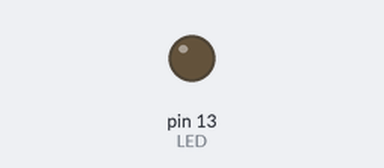
The sketch below on a simulated Arduino Uno, built with avr-gcc and run on an emulated ATmega328P. Shown: output pins drawn as LEDs (lit = HIGH). What the sketch prints to the serial monitor is not drawn.

Above: at 0.4 s.
Timing chart, 0 to 1.9 s (numbered marks = the images above):
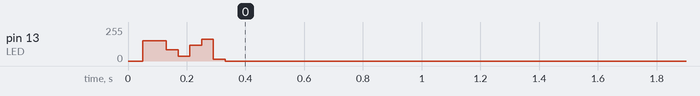

Measured:
- by itself, pin 13 (LED): 152/255 → 0/255 at 0.13 s

The sketch:

week13.ino
```cpp
#include <Arduino.h>

#define segment_size 1024 //size of each number segment
#define target_primes 2000 //goal


uint16_t basePrimes[64];
uint8_t baseCount = 0; //how many small primes were found
uint8_t segment[(segment_size / 8) + 1];  //bit array for one segment

static inline void setComposite(uint16_t idx) {
    segment[idx >> 3] |= (1 << (idx & 7)); //set bit to 1 (marking as composite)
}

static inline uint8_t isComposite(uint16_t idx) {
    return segment[idx >> 3] & (1 << (idx & 7)); //return 1 if the bit is composite
}

void generateBasePrimes(void) {
    uint8_t small[200];
    for (uint16_t i = 2; i < 200; i++) small[i] = 1; //setting all as prime
    for (uint16_t p = 2; p * p < 200; p++)
        if (small[p])
            for (uint16_t m = p * p; m < 200; m += p)
                small[m] = 0; //not prime
    for (uint16_t i = 2; i < 200; i++) //marking pultiples as not prime
        if (small[i])
            basePrimes[baseCount++] = i; //storing primes
}

void setup() {
    Serial.begin(115200); //fast serial for accurate timing
    while (!Serial); // Wait for serial

    DDRB |= (1 << PB5); //setting PB5 pin13 LED as output

    generateBasePrimes(); //precomputing small primes

    Serial.println("Starting prime search for 2000 primes...");

    unsigned long startTime = micros();  // Start timing

    uint16_t primeCount = 0; //how many primes found so far
    uint32_t low = 2, high = low + segment_size; //low is the start of the current segment and high is end

    while (primeCount < target_primes) {
        // Clear segment bit array
        for (uint16_t i = 0; i < sizeof(segment); i++)
            segment[i] = 0;

        // Mark multiples of base primes in this segment
        for (uint8_t i = 0; i < baseCount; i++) {
            uint16_t p = basePrimes[i];
            //finding first multiple of p
            uint32_t startVal = ((low + p - 1) / p) * p;
            if (startVal < (uint32_t)p * p)
                startVal = (uint32_t)p * p;
            for (uint32_t m = startVal; m < high; m += p) {
                if (m >= low) {
                    setComposite(m - low);
                }
            }
        }

        // Count primes in segment and toggle LED
        for (uint16_t i = 0; i < segment_size && primeCount < target_primes; i++) {
            if (!isComposite(i)) {
                uint32_t number = low + i;
                if (number >= 2) {
                    primeCount++;
                    PINB = (1 << PB5); // Toggle LED
                }
            }
        }

        low += segment_size;
        high += segment_size;
    }

    unsigned long endTime = micros();
    unsigned long elapsedMicros = endTime - startTime;
    double elapsedSeconds = elapsedMicros / 1000000.0;

    Serial.print("Found 2000 primes! Time taken: ");
    Serial.print(elapsedSeconds, 6);
    Serial.println(" seconds");
}

void loop() {}
```
